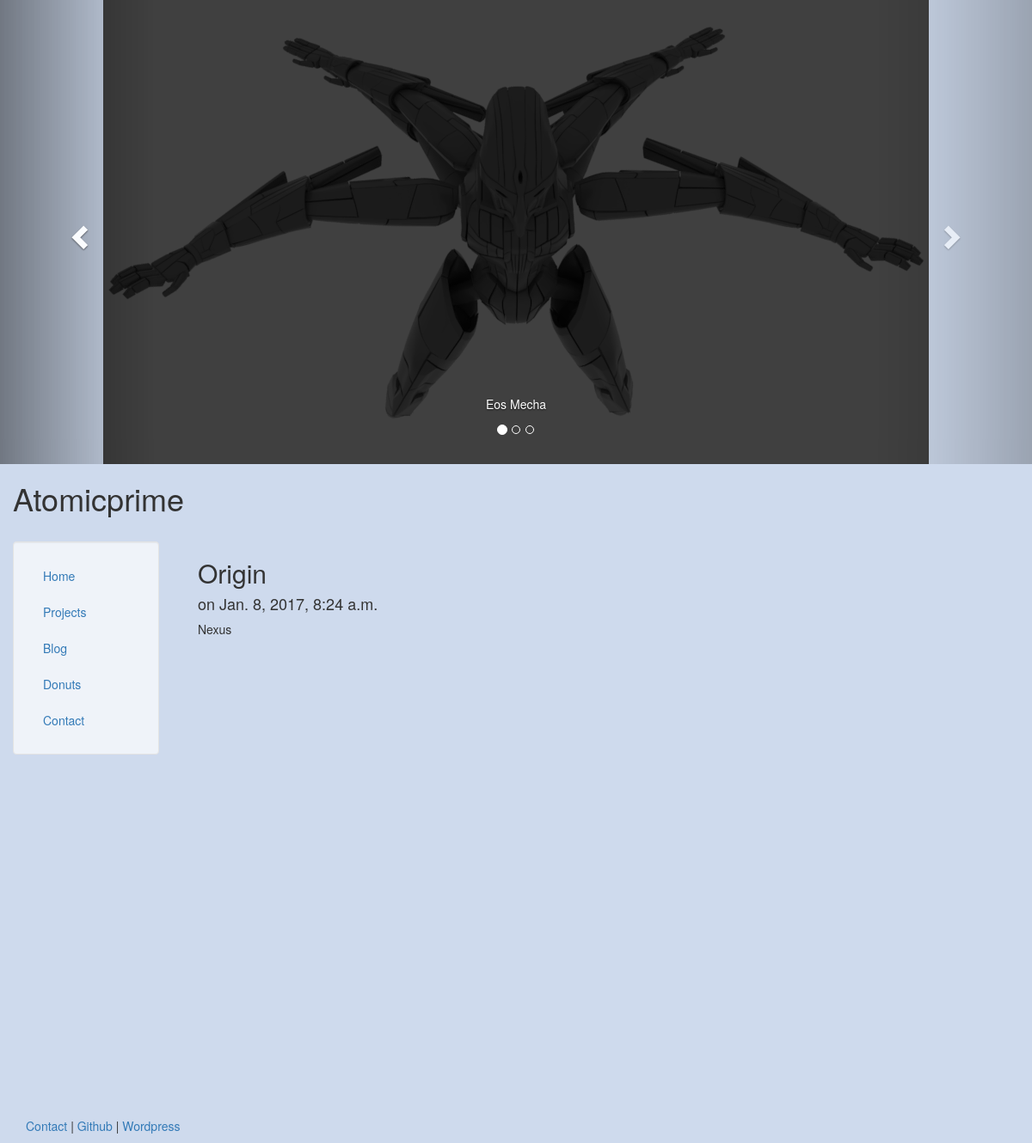
The page /blog/1 on the database its author committed.
### blog/models.py (models this page shows, shortened)
class Post(models.Model):
    title = models.CharField(max_length=140)
    body = models.TextField()
    date = models.DateTimeField()

### blog/templates/blog/post.html
{% extends "core/header.html"%}
{% block content%}
<h2>{{post.title}}</h2>
<h4>on {{post.date}}</h4>
{{post.body|linebreaks}}
{% endblock %}

### core/templates/core/header.html (style rules this page uses)
html, body { height:100%; }

### rows shown on the page
Post: title "Origin", date "Jan. 8, 2017, 8:24 a.m.", body "Nexus"
